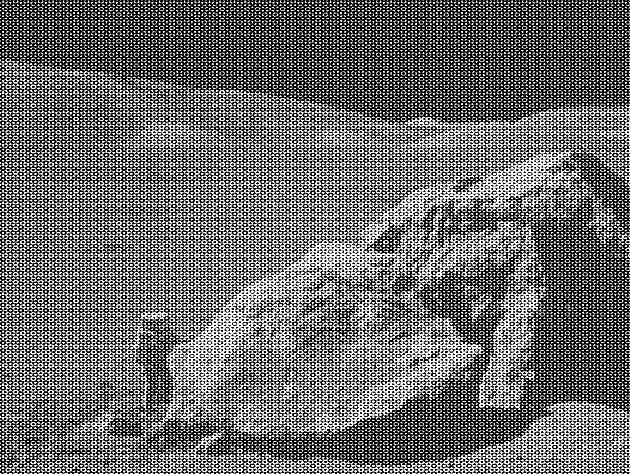
#> input picture moonlanding.png, 630 x 474 px
$ jupyter execute --allow-errors 9.22.ipynb   (shell and % lines are left out)   (older library calls are emulated)
#> lines starting #> are read from the running program, lines starting #| are printed output that depends on the picture
[cell 1]
'''
scipy入门
傅里叶变换：将数据由现象变成本质 本节课应用：图片消噪
物理世界中，所有东西都是粒子组成，数学世界中，都是方程组成

4.图片不平滑：
噪声----->白色圆环
数据不平滑---->不协调波动大
傅里叶变换，时域-----》频域
过滤掉波动大的数据，保留自然数据
高等算法，处理数据
'''

[cell 2]
import scipy as sp
import numpy as np
import matplotlib.pyplot as plt
from scipy.fftpack import fft2,ifft2 #处理图片,反转

[cell 3]
#查看版本
sp.__version__

[cell 4]
moon = plt.imread('./moonlanding.png')
#> moon is the input picture: shape (474, 630) float32; min 0, max 1, mean 0.424
#尺寸放大
plt.figure(figsize=(12,9))
#cmap设置变成黑白
plt.imshow(moon,cmap = plt.cm.gray)

[cell 5]
moon_fft = fft2(moon)
moon_fft

[cell 6]
#计算所有数据波动的平均值
np.abs(moon_fft).mean()
#大于十倍平均值认为波动大，要过滤掉 就是大于500
cond = np.abs(moon_fft) > 500
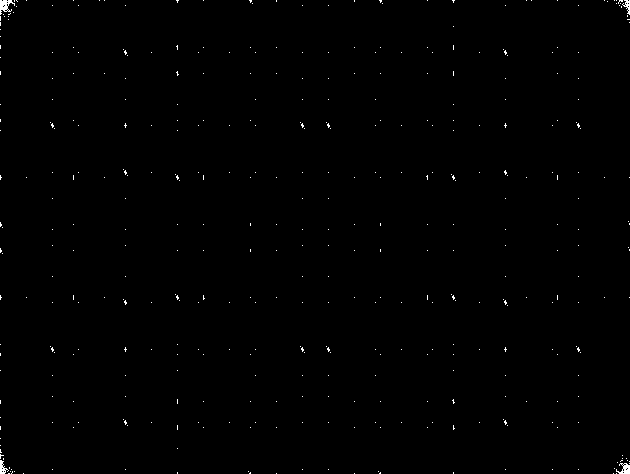
#> cond: shape (474, 630) bool; 0.37% white in thin lines or dots
cond

[cell 7]
#相当于过滤然后输出了0
moon_fft[cond] = 0
moon_fft

[cell 8]
#用ifft将频域转换成时域
moon_result = ifft2(moon_fft)
moon_result

[cell 9]
moon2 =np.real(moon_result)
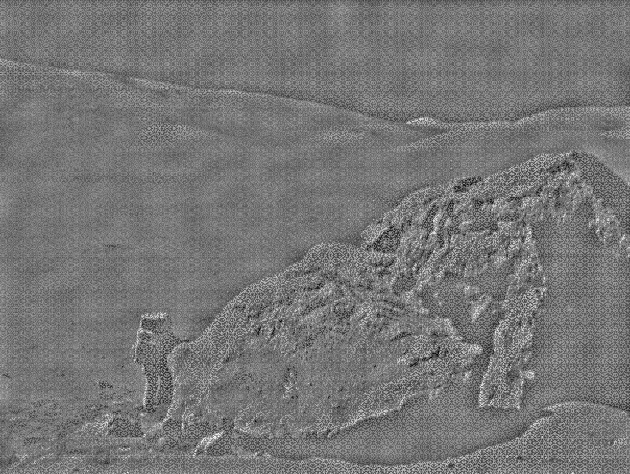
#> moon2: shape (474, 630) float32; min -0.601, max 0.693, mean 1.02e-10; drawn with min black and max white
moon2.shape
plt.figure(figsize=(12,9))
plt.imshow(moon2,cmap= plt.cm.gray)

[cell 10]
moon3 = np.abs(moon2)
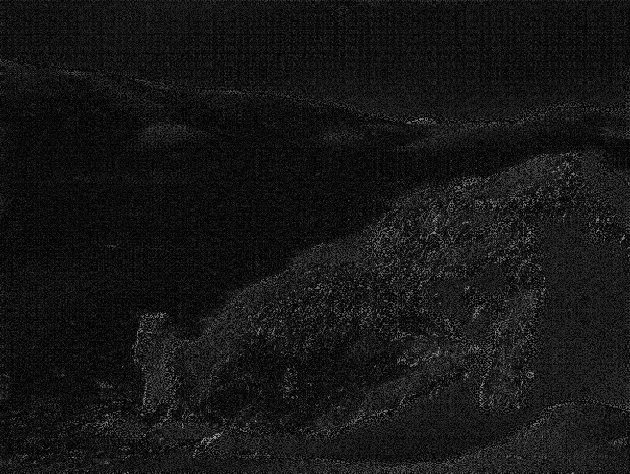
#> moon3: shape (474, 630) float32; min 6.11e-07, max 0.693, mean 0.0885

[cell 11]
#######################################################
#使用io保存数据
from scipy import io

[cell 12]
io.savemat('moon.mat',mdict={'moon':moon2})

#> (a cell that did not finish here is left out)

[cell 14]
#读写图片使用misc
from scipy import misc

[cell 15]
moon4 = misc.imread('./moonlanding.png')
#> moon4: shape (474, 630); min 0, max 255, mean 108.1
moon4
#> (the rest of this cell did not finish here and is left out)

$ run again, with cat.jpg saved as moonlanding.png
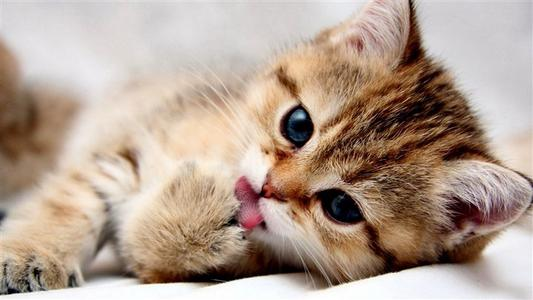
#> input picture cat.jpg, 533 x 300 px
#> moon is the input picture: shape (300, 533, 3) float32; mean R, G, B 0.707, 0.631, 0.576
#> `moon2 =np.real(moon_result)`:
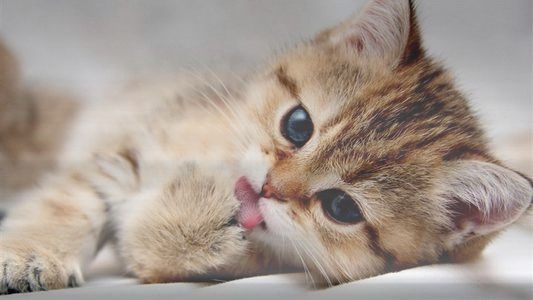
#> moon2: shape (300, 533, 3) float32; mean of channels 0, 1, 2 0.0688, -0.00707, -0.0618; drawn with min black and max white
#> `moon3 = np.abs(moon2)`:
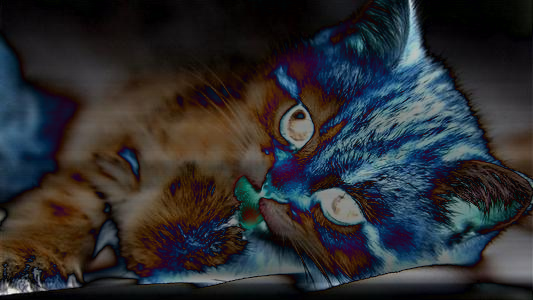
#> moon3: shape (300, 533, 3) float32; mean of channels 0, 1, 2 0.177, 0.179, 0.19; drawn as R, G, B
